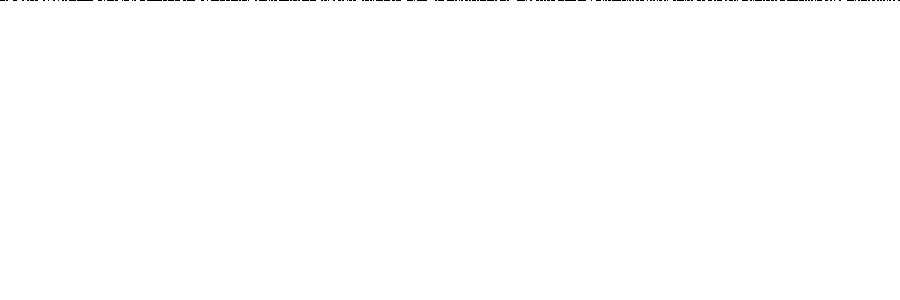
Frame 1 (no input)
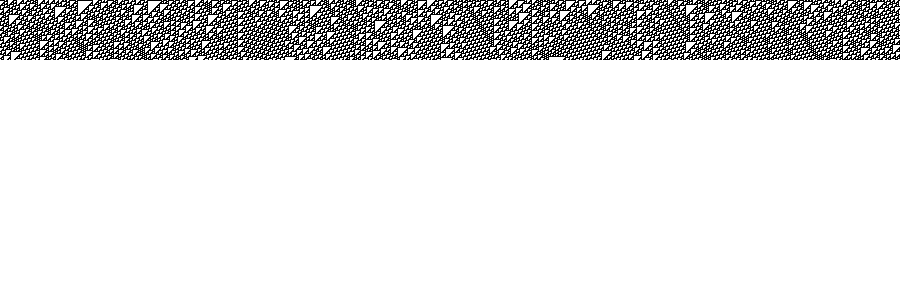
Frame 60 (the mouse pressed at the canvas centre just before this capture)
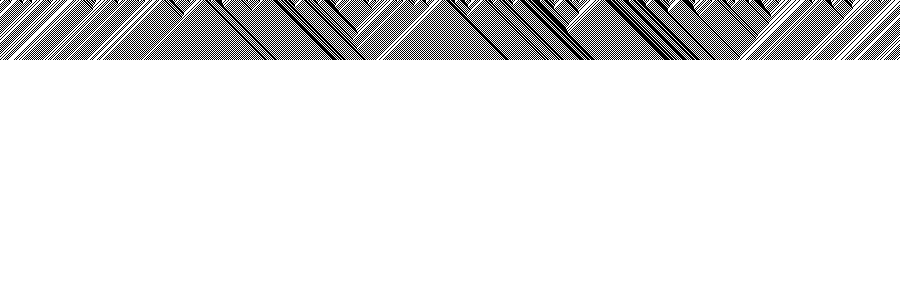
Frame 120 (the mouse held since frame 60 and released just before this capture)

The Processing sketch that drew these frames (run headless with seeded random() and noise(); from frame 60 on, the mouse is pressed at the canvas centre):

// Processing sketch: WolframCA_demo
// ── WolframCA_demo.pde
// Wolfram Cellular Automata
// Daniel Shiffman <http://www.shiffman.net>

// Simple demonstration of a Wolfram 1-dimensional cellular automata
// When the system reaches bottom of the window, it restarts with a new ruleset
// Mouse click restarts as well

// Created 2 May 2005

CA ca;   // An instance object to describe the Wolfram basic Cellular Automata
int[][] matrix;
void setup() {
  size(900,300);
  background(255);
  // 110
  int[] ruleset = {0,1,1,0,1,1,1,0};    // An initial rule system

  // 30
  //int[] ruleset = {0,0,0,1,1,1,1,0};    // An initial rule system

  ca = new CA(ruleset);                 // Initialize CA
  
 matrix = new int[width][height];
  
  
}

void draw() {
  ca.generate();  // Generate the next level

  loadPixels();
  int off = 0;
  if (ca.generation > height) {
    off = ca.generation%height;
  }
  //println(off);
  for (int i = 0; i < width; i++) {
   for (int j = 0; j < height; j++) {
      int y = j - off;
      if (y < 0) y = height + y;
      if (matrix[i][j] == 0) pixels[i+y*width] = color(255);
      else pixels[i+y*width] = color(0);
   } 
  }
  updatePixels();
}

void mousePressed() {
  background(100);
  ca.randomize();
  ca.restart();
}



// ── CA.pde
// Wolfram Cellular Automata
// Daniel Shiffman <http://www.shiffman.net>

// A class to manage the CA

// Created 2 May 2005

class CA {

  int[] cells;     // An array of 0s and 1s 

  int[] rules;     // An array to store the ruleset, for example {0,1,1,0,1,1,0,1}
  int generation;

  CA(int[] r) {
    rules = r;
    cells = new int[width];
    restart();
  }
  
   CA() {
    cells = new int[width];
    //randomize();
    restart();
  }
  
  // Set the rules of the CA
  void setRules(int[] r) {
    rules = r;
  }
  
  // Make a random ruleset
  void randomize() {
    for (int i = 0; i < 8; i++) {
      rules[i] = int(random(2));
    }
  }
  
  // Reset to generation 0
  void restart() {
    for (int i = 0; i < cells.length; i++) {
      cells[i] = int(random(2));//0;
    }
    cells[cells.length/2] = 1;    // We arbitrarily start with just the middle cell having a state of "1"
    generation = 0;
  }

  // The process of creating the new generation
  void generate() {
    // First we create an empty array for the new values
    int[] nextgen = new int[cells.length];
    // For every spot, determine new state by examing current state, and neighbor states
    // Ignore edges that only have one neighor
    for (int i = 0; i < cells.length; i++) {
      int left = cells[(i-1+cells.length)%cells.length];   // Left neighbor state
      int me = cells[i];       // Current state
      int right = cells[(i+1)%cells.length];  // Right neighbor state
      nextgen[i] = rules(left,me,right); // Compute next generation state based on ruleset
    }
    // Copy the array into current value
    cells = (int[]) nextgen.clone();
    for (int i = 0; i < width; i++) {
     matrix[i][generation%height] = cells[i];
    }    
    
    generation++;
  }
  
  // Implementing the Wolfram rules
  // Could be improved and made more concise, but here we can explicitly see what is going on for each case
  int rules (int a, int b, int c) {
    if (a == 1 && b == 1 && c == 1) return rules[0];
    if (a == 1 && b == 1 && c == 0) return rules[1];
    if (a == 1 && b == 0 && c == 1) return rules[2];
    if (a == 1 && b == 0 && c == 0) return rules[3];
    if (a == 0 && b == 1 && c == 1) return rules[4];
    if (a == 0 && b == 1 && c == 0) return rules[5];
    if (a == 0 && b == 0 && c == 1) return rules[6];
    if (a == 0 && b == 0 && c == 0) return rules[7];
    return 0;
  }
  
}
